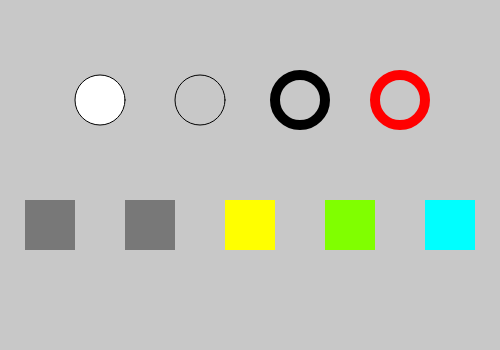
Frame 1 (no input)
Frame 60 (no input): identical to frame 1, image omitted
Frame 120 (the mouse pressed at the canvas centre since frame 60): identical to frame 1, image omitted

The p5.js sketch that drew this single still picture (run headless with seeded random() and noise() and a simulated clock; from frame 60 on, the mouse is pressed at the canvas centre):

// p5.js sketch
// ── sketch.js
function setup() {
  // put setup code here
  createCanvas(500,350);
  background(200);
}

function draw() {
  // put drawing code here
  background(200);

  // a circle with a fill color of white
  // and a stroke color of black
  // These are the deafult vaules
  // see comment at end of draw loop also
  ellipse(100,100,50,50);

  // circle with no colored fill
  // set color of stroke to black
  stroke(0);
  noFill();
  ellipse(200,100,50,50);

  // circle with fat Stroke
  // notice how noFill is still in operation here as code flows from top to bottom
  strokeWeight(10);
  ellipse(300,100,50,50);

  // cirlce with stroke colored red
  // by default colours are defines in r,g,b
  // three values from 0 (no color) to 255 (full color)
  // notice how strokeWeight flows through unless we change it
  stroke(255,0,0);
  ellipse(400,100,50,50);

  // colours

  // noStroke does not draw a stroke on any shapes after we call it
  noStroke();

  // a grey square
  // a single value in a color gives us a shade of grey ( 0 - 255 )
  fill(120);
  rect(25,200,50,50);

  // we get the same color if we use the following. The above is just a shortcut
  fill(120,120,120);
  rect(125,200,50,50);

  // define a yellow color in rgb
  fill(255,255,0);
  rect(225,200,50,50);

  // we can also change the color mode.
  // this is useful later when you might want to change a color using code
  // eg change to a HSB color space
  colorMode(HSB, 100);
  fill(25,100,100);
  rect(325,200,50,50);

  // another square using HSB color
  colorMode(HSB, 100);
  fill(50,100,100);
  rect(425,200,50,50);



  // the draw loop starts again now.
  // anything we set here will flow back up to the start of the loop
  // the following lines just reset to the default values so things act as expected when the loop starts over
  // comment out the following lines to see what happens.
  strokeWeight(1);
  stroke(0);
  fill(255);
  colorMode(RGB);
}
